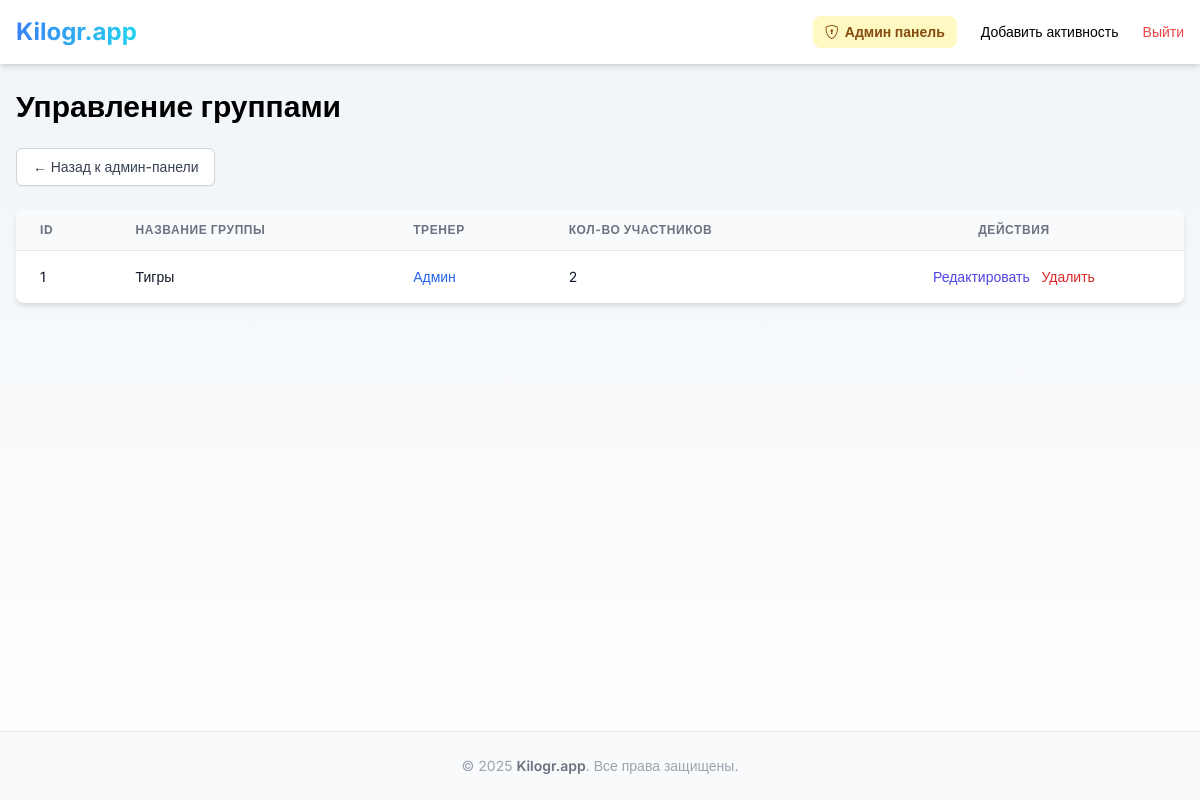
Screenshot of /admin/groups (signed in) with the database file from the repository.
### app.py (models this page shows, shortened)
class Group(db.Model):
    id = db.Column(db.Integer, primary_key=True)
    name = db.Column(db.String(100), nullable=False)
    description = db.Column(db.Text, nullable=True)  # «дивиз» группы
    trainer_id = db.Column(db.Integer, db.ForeignKey('user.id'), unique=True, nullable=False)
    created_at = db.Column(db.DateTime, default=datetime.utcnow)
    trainer = db.relationship('User', backref=db.backref('own_group', uselist=False))
    members = db.relationship('GroupMember', back_populates='group', cascade='all, delete-orphan')
    messages = db.relationship('GroupMessage', back_populates='group', cascade='all, delete-orphan')

class User(db.Model):
    id = db.Column(db.Integer, primary_key=True)
    email = db.Column(db.String(120), unique=True, nullable=False)
    password = db.Column(db.String(128), nullable=False)
    name = db.Column(db.String(50), nullable=False)
    date_of_birth = db.Column(db.Date)
    fat_mass_goal = db.Column(db.Float, nullable=True)
    muscle_mass_goal = db.Column(db.Float, nullable=True)
    is_trainer = db.Column(db.Boolean, default=False, nullable=False)
    avatar = db.Column(db.String(200), nullable=False, default='i.webp')
    analysis_comment = db.Column(db.Text)
    telegram_chat_id = db.Column(db.String(50), nullable=True)
    telegram_code = db.Column(db.String(10), nullable=True)
    show_welcome_popup = db.Column(db.Boolean, default=False, nullable=False)
    updated_at = db.Column(db.DateTime, default=datetime.utcnow)

### app.py (the view)
@app.route("/admin/groups")
@admin_required
def admin_groups_list():
    groups = Group.query.all()
    return render_template("admin_groups_list.html", groups=groups)

### app.py (called while the page is built)
def get_current_user():
    user_id = session.get('user_id')
    if user_id:
        return db.session.get(User, user_id)
    return None

def is_admin():
    user = get_current_user()
    return user and user.email == ADMIN_EMAIL

def admin_required(f):
    @wraps(f)
    def decorated_function(*args, **kwargs):
        if not session.get('user_id'):
            return redirect(url_for('login', next=request.url))
        if not is_admin():
            abort(403)  # Forbidden
        return f(*args, **kwargs)
    return decorated_function

@app.context_processor
def utility_processor():
    def get_bmi_category(bmi):
        if bmi is None:
            return ""
        if bmi < 18.5:
            return "Недостаточный вес"
        elif bmi < 25:
            return "Норма"
        elif bmi < 30:
            return "Избыточный вес"
        else:
            return "Ожирение"
    return dict(
        get_bmi_category=get_bmi_category,
        calculate_age=calculate_age,  # <-- теперь в шаблоне доступна
        today=date.today(),  # <-- и переменная today
    )

@app.context_processor
def inject_user():
    return {'current_user': get_current_user()}

### templates/admin_groups_list.html
{% extends 'base.html' %}
{% block content %}
<div class="max-w-7xl mx-auto px-4 py-6">
    <h1 class="text-3xl font-bold mb-6">Управление группами</h1>
    <div class="flex items-center space-x-4 mb-6">
        <a href="{{ url_for('admin_dashboard') }}" class="inline-flex items-center px-4 py-2 border border-gray-300 rounded-md shadow-sm text-sm font-medium text-gray-700 bg-white hover:bg-gray-50 focus:outline-none focus:ring-2 focus:ring-offset-2 focus:ring-indigo-500">
            ← Назад к админ-панели
        </a>
    </div>
    {% if groups %}
        <div class="overflow-x-auto bg-white shadow-md rounded-lg">
            <table class="min-w-full divide-y divide-gray-200">
                <thead class="bg-gray-50">
                    <tr class="text-left text-xs font-medium text-gray-500 uppercase tracking-wider">
                        <th class="px-6 py-3">ID</th>
                        <th class="px-6 py-3">Название группы</th>
                        <th class="px-6 py-3">Тренер</th>
                        <th class="px-6 py-3">Кол-во участников</th>
                        <th class="px-6 py-3 text-center">Действия</th>
                    </tr>
                </thead>
                <tbody class="divide-y divide-gray-200">
                    {% for group in groups %}
                    <tr class="hover:bg-gray-100 transition-colors duration-200">
                        <td class="px-6 py-4 whitespace-nowrap text-sm text-gray-900">{{ group.id }}</td>
                        <td class="px-6 py-4 whitespace-nowrap text-sm text-gray-900">{{ group.name }}</td>
                        <td class="px-6 py-4 whitespace-nowrap text-sm text-gray-900">
                            {% if group.trainer %}
                                <a href="{{ url_for('admin_user_detail', user_id=group.trainer.id) }}" class="text-blue-600 hover:text-blue-900">{{ group.trainer.name }}</a>
                            {% else %}
                                <span class="text-red-500">Нет тренера</span>
                            {% endif %}
                        </td>
                        <td class="px-6 py-4 whitespace-nowrap text-sm text-gray-900">{{ group.members|length }}</td>
                        <td class="px-6 py-4 whitespace-nowrap text-sm font-medium text-center">
                            <a href="{{ url_for('admin_edit_group', group_id=group.id) }}" class="text-indigo-600 hover:text-indigo-900 mx-1">
                                Редактировать
                            </a>
                            <form action="{{ url_for('admin_delete_group', group_id=group.id) }}" method="POST" class="inline-block" onsubmit="return confirm('Вы уверены, что хотите удалить группу «{{ group.name }}»? Это удалит всех её участников, сообщения и задачи.');">
                                <button type="submit" class="text-red-600 hover:text-red-900 mx-1">
                                    Удалить
                                </button>
                            </form>
                        </td>
                    </tr>
                    {% endfor %}
                </tbody>
            </table>
        </div>
    {% else %}
        <p class="text-gray-500 mt-4">Нет доступных групп.</p>
    {% endif %}
</div>
{% endblock %}

### templates/base.html (style rules this page uses)
body { font-family: 'Inter', sans-serif; background: linear-gradient(to bottom, #f0f4f8 0%, #ffffff 100%); min-height: 100vh; }

### rows the page displays
Group: id "1", name "Тигры", trainer.name "Админ", members|length "2"
